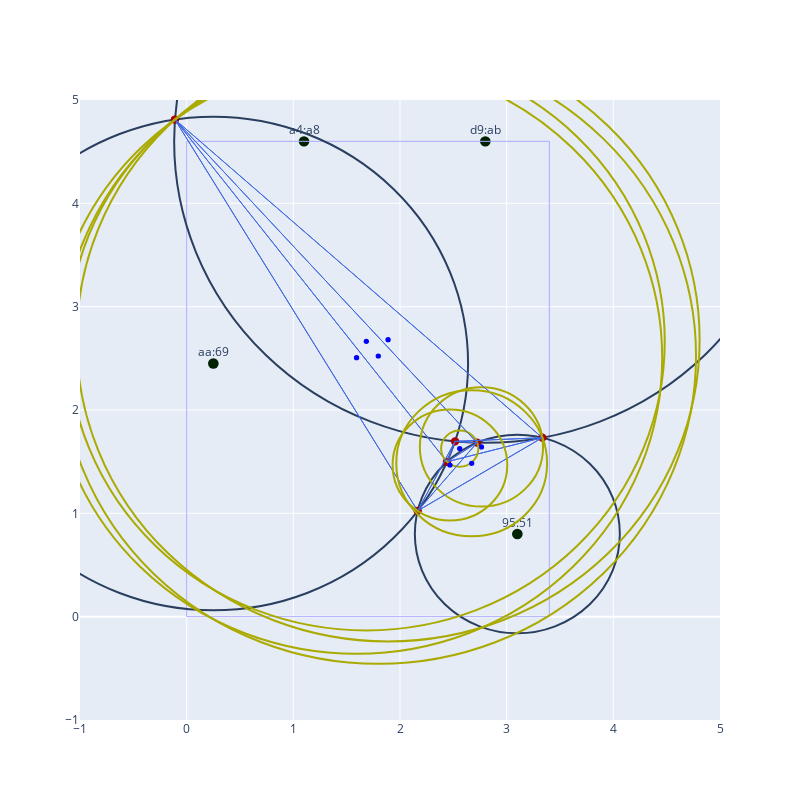

The code cell stored with this chart in its notebook:
### Code cell
%run trilateration_sandbox

### Figure 1 — Plotly figure (JSON) as saved in the notebook; plotly's stock layout.template omitted (floating-point values rounded to 4 significant figures)
{"data": [{"mode": "text", "text": ["aa:69", "a4:a8", "d9:ab", "95:51"], "type": "scatter", "x": [0.25, 1.1, 2.8, 3.1], "y": [2.55, 4.7, 4.7, 0.9]}], "layout": {"height": 800, "shapes": [{"fillcolor": "#002200", "line": {"width": 0}, "type": "circle", "x0": 0.2, "x1": 0.3, "xref": "x", "y0": 2.4, "y1": 2.5, "yref": "y"}, {"fillcolor": "#002200", "line": {"width": 0}, "type": "circle", "x0": 1.05, "x1": 1.15, "xref": "x", "y0": 4.55, "y1": 4.65, "yref": "y"}, {"fillcolor": "#002200", "line": {"width": 0}, "type": "circle", "x0": 2.75, "x1": 2.85, "xref": "x", "y0": 4.55, "y1": 4.65, "yref": "y"}, {"fillcolor": "#002200", "line": {"width": 0}, "type": "circle", "x0": 3.05, "x1": 3.15, "xref": "x", "y0": 0.75, "y1": 0.85, "yref": "y"}, {"line": {"color": "#AAAAFF", "width": 1}, "type": "rect", "x0": 0, "x1": 3.4, "xref": "x", "y0": 0, "y1": 4.6, "yref": "y"}, {"line": {"width": 2}, "type": "circle", "x0": 2.139, "x1": 4.061, "xref": "x", "y0": -0.1609, "y1": 1.761, "yref": "y"}, {"line": {"width": 2}, "type": "circle", "x0": -2.138, "x1": 2.638, "xref": "x", "y0": 0.06188, "y1": 4.838, "yref": "y"}, {"line": {"width": 2}, "type": "circle", "x0": -0.1174, "x1": 5.717, "xref": "x", "y0": 1.683, "y1": 7.517, "yref": "y"}, {"fillcolor": "#AA0000", "line": {"width": 0}, "type": "circle", "x0": 2.401, "x1": 2.481, "xref": "x", "y0": 1.459, "y1": 1.539, "yref": "y"}, {"fillcolor": "#AA0000", "line": {"width": 0}, "type": "circle", "x0": 2.126, "x1": 2.206, "xref": "x", "y0": 0.9839, "y1": 1.064, "yref": "y"}, {"fillcolor": "#AA0000", "line": {"width": 0}, "type": "circle", "x0": -0.1497, "x1": -0.06972, "xref": "x", "y0": 4.771, "y1": 4.851, "yref": "y"}, {"fillcolor": "#AA0000", "line": {"width": 0}, "type": "circle", "x0": 2.476, "x1": 2.556, "xref": "x", "y0": 1.656, "y1": 1.736, "yref": "y"}, {"fillcolor": "#AA0000", "line": {"width": 0}, "type": "circle", "x0": 3.294, "x1": 3.374, "xref": "x", "y0": 1.692, "y1": 1.772, "yref": "y"}, {"fillcolor": "#AA0000", "line": {"width": 0}, "type": "circle", "x0": 2.683, "x1": 2.763, "xref": "x", "y0": 1.644, "y1": 1.724, "yref": "y"}, {"line": {"color": "RoyalBlue", "width": 1}, "type": "line", "x0": 2.441, "x1": -0.1097, "y0": 1.499, "y1": 4.811}, {"line": {"color": "RoyalBlue", "width": 1}, "type": "line", "x0": -0.1097, "x1": 3.334, "y0": 4.811, "y1": 1.732}, {"line": {"color": "RoyalBlue", "width": 1}, "type": "line", "x0": 3.334, "x1": 2.441, "y0": 1.732, "y1": 1.499}, {"line": {"color": "#AAAA00", "width": 2}, "type": "circle", "x0": -1.032, "x1": 4.809, "xref": "x", "y0": -0.2401, "y1": 5.601, "yref": "y"}, {"fillcolor": "#0000FF", "line": {"width": 0}, "type": "circle", "x0": 1.863, "x1": 1.913, "xref": "x", "y0": 2.656, "y1": 2.706, "yref": "y"}, {"line": {"color": "RoyalBlue", "width": 1}, "type": "line", "x0": 2.441, "x1": -0.1097, "y0": 1.499, "y1": 4.811}, {"line": {"color": "RoyalBlue", "width": 1}, "type": "line", "x0": -0.1097, "x1": 2.723, "y0": 4.811, "y1": 1.684}, {"line": {"color": "RoyalBlue", "width": 1}, "type": "line", "x0": 2.723, "x1": 2.441, "y0": 1.684, "y1": 1.499}, {"line": {"color": "#AAAA00", "width": 2}, "type": "circle", "x0": -1.113, "x1": 4.482, "xref": "x", "y0": -0.133, "y1": 5.462, "yref": "y"}, {"fillcolor": "#0000FF", "line": {"width": 0}, "type": "circle", "x0": 1.659, "x1": 1.709, "xref": "x", "y0": 2.639, "y1": 2.689, "yref": "y"}, {"line": {"color": "RoyalBlue", "width": 1}, "type": "line", "x0": 2.441, "x1": 2.516, "y0": 1.499, "y1": 1.696}, {"line": {"color": "RoyalBlue", "width": 1}, "type": "line", "x0": 2.516, "x1": 3.334, "y0": 1.696, "y1": 1.732}, {"line": {"color": "RoyalBlue", "width": 1}, "type": "line", "x0": 3.334, "x1": 2.441, "y0": 1.732, "y1": 1.499}, {"line": {"color": "#AAAA00", "width": 2}, "type": "circle", "x0": 2.186, "x1": 3.341, "xref": "x", "y0": 1.065, "y1": 2.22, "yref": "y"}, {"fillcolor": "#0000FF", "line": {"width": 0}, "type": "circle", "x0": 2.739, "x1": 2.789, "xref": "x", "y0": 1.617, "y1": 1.667, "yref": "y"}, {"line": {"color": "RoyalBlue", "width": 1}, "type": "line", "x0": 2.441, "x1": 2.516, "y0": 1.499, "y1": 1.696}, {"line": {"color": "RoyalBlue", "width": 1}, "type": "line", "x0": 2.516, "x1": 2.723, "y0": 1.696, "y1": 1.684}, {"line": {"color": "RoyalBlue", "width": 1}, "type": "line", "x0": 2.723, "x1": 2.441, "y0": 1.684, "y1": 1.499}, {"line": {"color": "#AAAA00", "width": 2}, "type": "circle", "x0": 2.385, "x1": 2.734, "xref": "x", "y0": 1.452, "y1": 1.801, "yref": "y"}, {"fillcolor": "#0000FF", "line": {"width": 0}, "type": "circle", "x0": 2.535, "x1": 2.585, "xref": "x", "y0": 1.601, "y1": 1.651, "yref": "y"}, {"line": {"color": "RoyalBlue", "width": 1}, "type": "line", "x0": 2.166, "x1": -0.1097, "y0": 1.024, "y1": 4.811}, {"line": {"color": "RoyalBlue", "width": 1}, "type": "line", "x0": -0.1097, "x1": 3.334, "y0": 4.811, "y1": 1.732}, {"line": {"color": "RoyalBlue", "width": 1}, "type": "line", "x0": 3.334, "x1": 2.166, "y0": 1.732, "y1": 1.024}, {"line": {"color": "#AAAA00", "width": 2}, "type": "circle", "x0": -1.182, "x1": 4.775, "xref": "x", "y0": -0.4564, "y1": 5.501, "yref": "y"}, {"fillcolor": "#0000FF", "line": {"width": 0}, "type": "circle", "x0": 1.772, "x1": 1.822, "xref": "x", "y0": 2.497, "y1": 2.547, "yref": "y"}, {"line": {"color": "RoyalBlue", "width": 1}, "type": "line", "x0": 2.166, "x1": -0.1097, "y0": 1.024, "y1": 4.811}, {"line": {"color": "RoyalBlue", "width": 1}, "type": "line", "x0": -0.1097, "x1": 2.723, "y0": 4.811, "y1": 1.684}, {"line": {"color": "RoyalBlue", "width": 1}, "type": "line", "x0": 2.723, "x1": 2.166, "y0": 1.684, "y1": 1.024}, {"line": {"color": "#AAAA00", "width": 2}, "type": "circle", "x0": -1.273, "x1": 4.458, "xref": "x", "y0": -0.3592, "y1": 5.371, "yref": "y"}, {"fillcolor": "#0000FF", "line": {"width": 0}, "type": "circle", "x0": 1.568, "x1": 1.618, "xref": "x", "y0": 2.481, "y1": 2.531, "yref": "y"}, {"line": {"color": "RoyalBlue", "width": 1}, "type": "line", "x0": 2.166, "x1": 2.516, "y0": 1.024, "y1": 1.696}, {"line": {"color": "RoyalBlue", "width": 1}, "type": "line", "x0": 2.516, "x1": 3.334, "y0": 1.696, "y1": 1.732}, {"line": {"color": "RoyalBlue", "width": 1}, "type": "line", "x0": 3.334, "x1": 2.166, "y0": 1.732, "y1": 1.024}, {"line": {"color": "#AAAA00", "width": 2}, "type": "circle", "x0": 1.965, "x1": 3.379, "xref": "x", "y0": 0.777, "y1": 2.191, "yref": "y"}, {"fillcolor": "#0000FF", "line": {"width": 0}, "type": "circle", "x0": 2.647, "x1": 2.697, "xref": "x", "y0": 1.459, "y1": 1.509, "yref": "y"}, {"line": {"color": "RoyalBlue", "width": 1}, "type": "line", "x0": 2.166, "x1": 2.516, "y0": 1.024, "y1": 1.696}, {"line": {"color": "RoyalBlue", "width": 1}, "type": "line", "x0": 2.516, "x1": 2.723, "y0": 1.696, "y1": 1.684}, {"line": {"color": "RoyalBlue", "width": 1}, "type": "line", "x0": 2.723, "x1": 2.166, "y0": 1.684, "y1": 1.024}, {"line": {"color": "#AAAA00", "width": 2}, "type": "circle", "x0": 1.931, "x1": 3.005, "xref": "x", "y0": 0.9306, "y1": 2.005, "yref": "y"}, {"fillcolor": "#0000FF", "line": {"width": 0}, "type": "circle", "x0": 2.443, "x1": 2.493, "xref": "x", "y0": 1.443, "y1": 1.493, "yref": "y"}], "width": 800, "xaxis": {"range": [-1, 5], "zeroline": false}, "yaxis": {"range": [-1, 5]}}}
